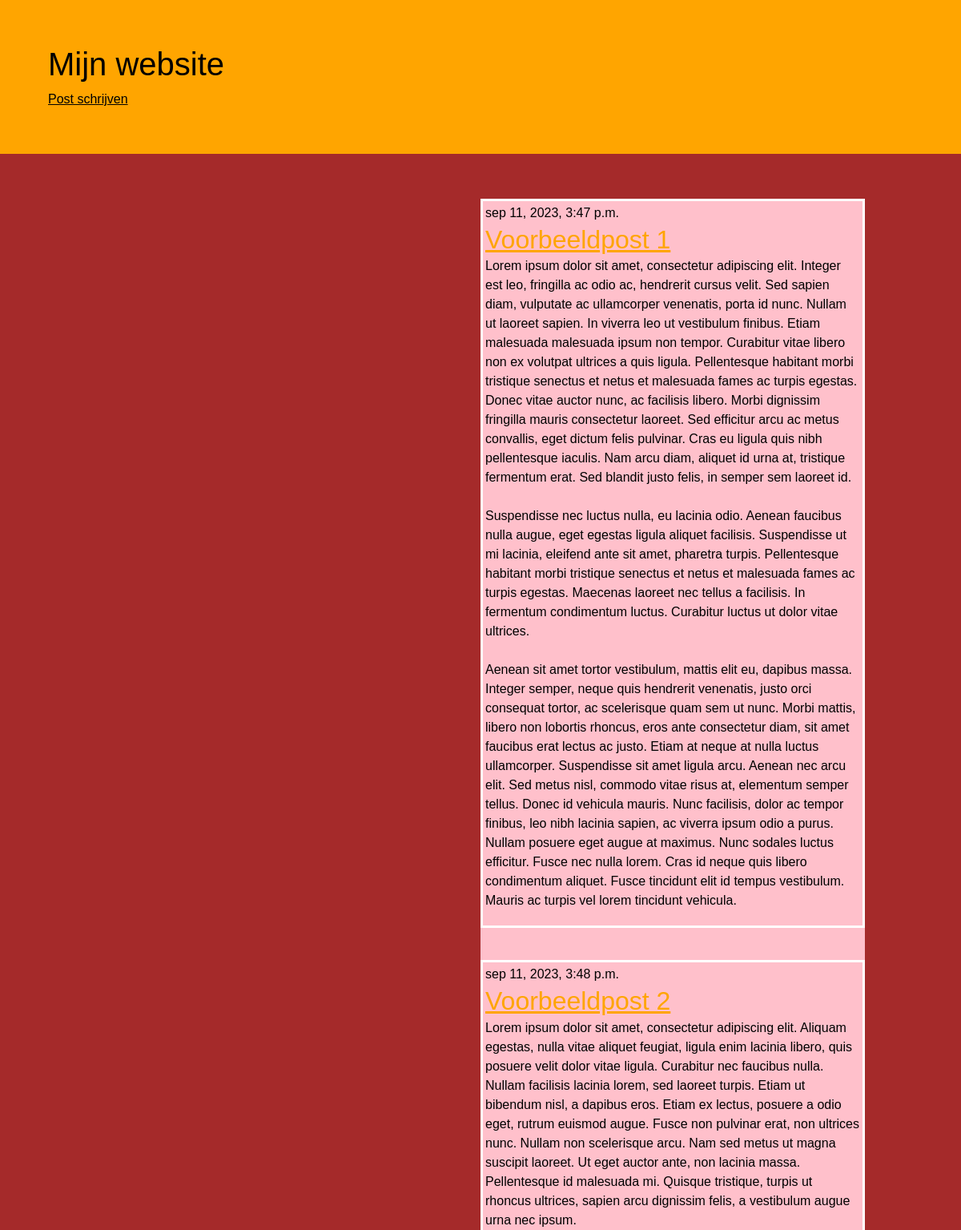
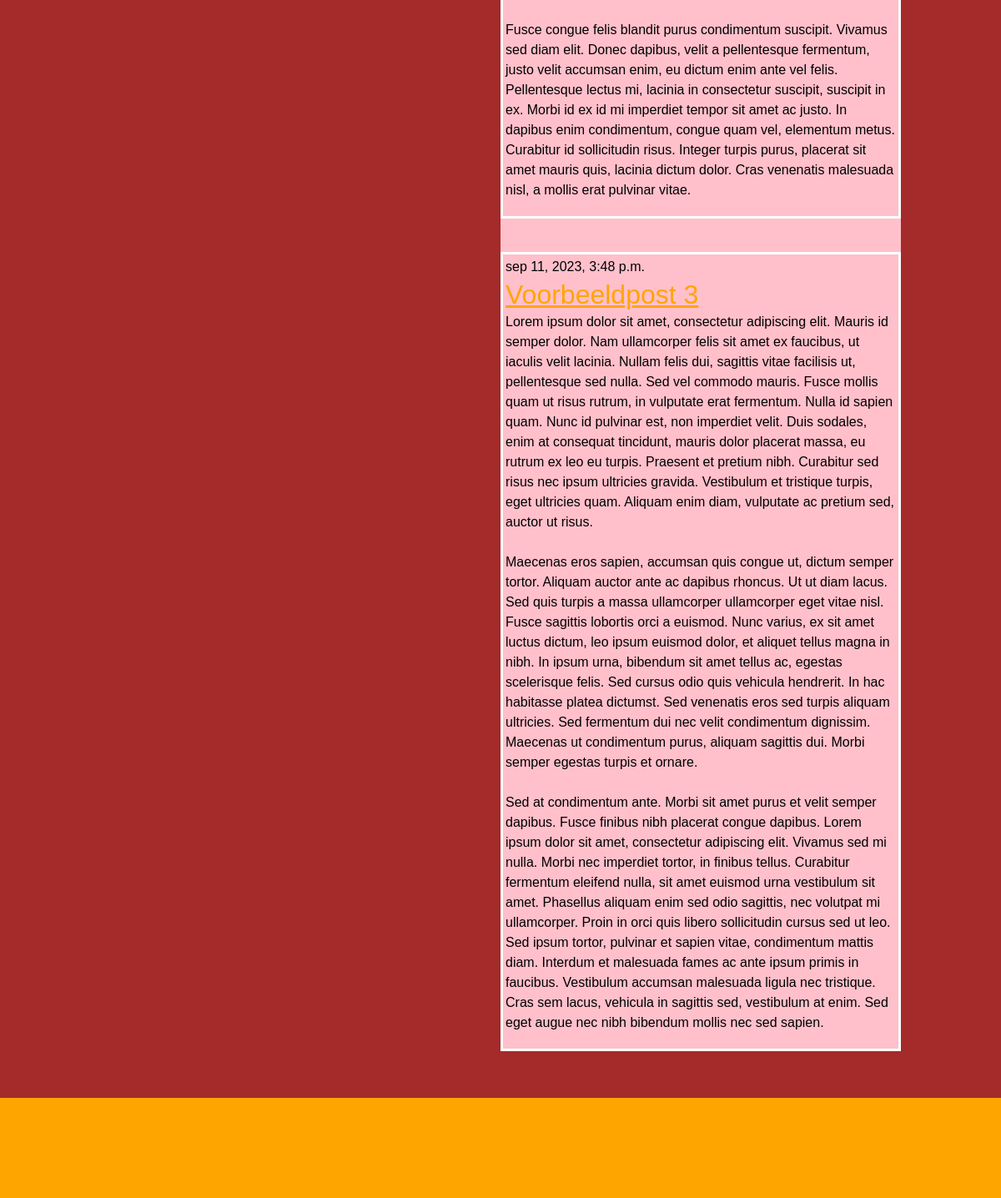
Before: / with the older database file (2 pictures, top to bottom).
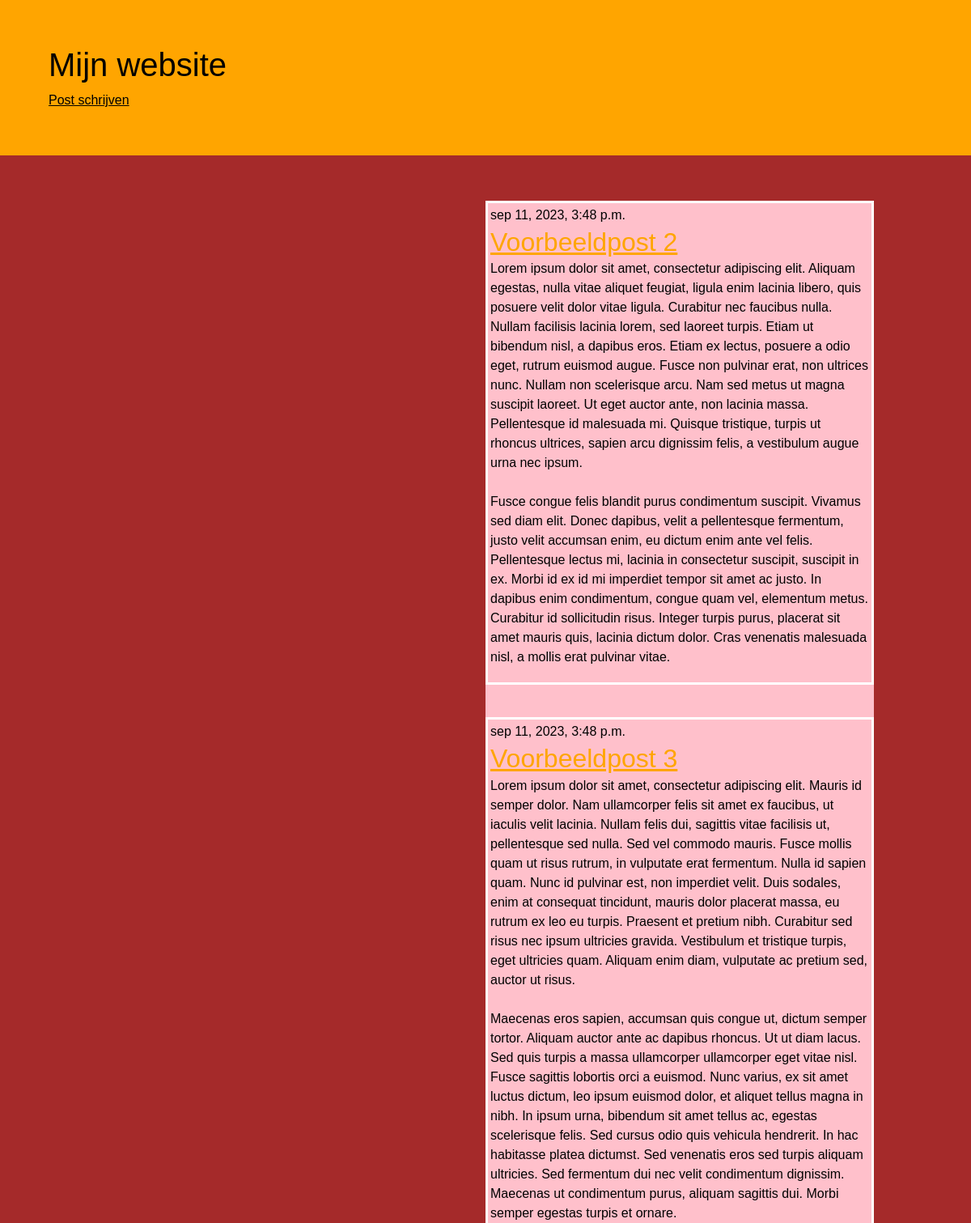
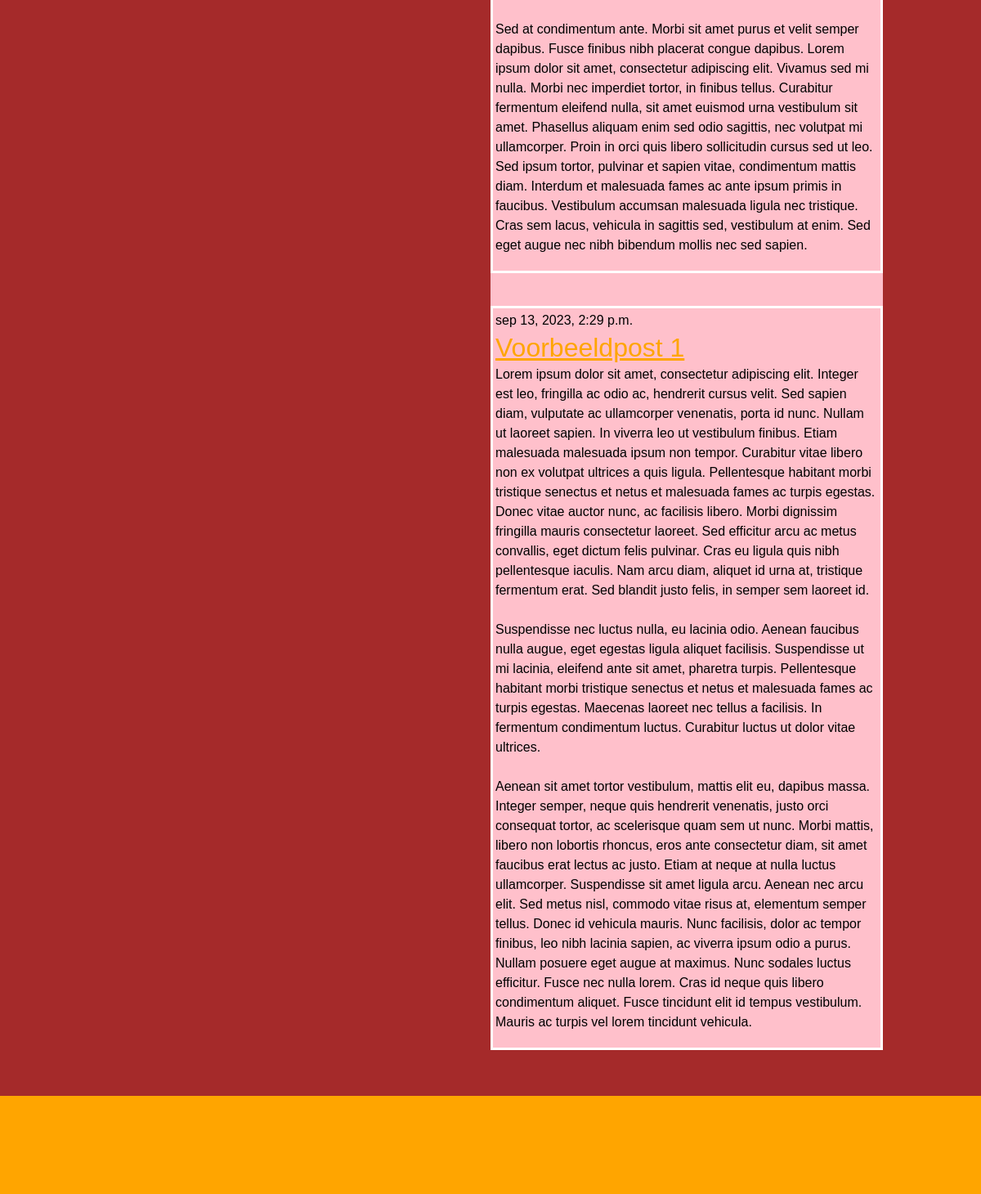
After: the same page with the newer database file (2 pictures, top to bottom).
### blog/models.py (models this page shows, shortened)
class Post(models.Model):
    author = models.ForeignKey(settings.AUTH_USER_MODEL, on_delete=models.CASCADE)
    title = models.CharField(max_length=200)
    text = models.TextField()
    created_date = models.DateTimeField(default=timezone.now)
    published_date = models.DateTimeField(blank=True, null=True)

### blog/views.py (the view)
# urls.py: path('', views.post_list, name='post_list'),
def post_list(request):
    posts = Post.objects.filter(published_date__lte=timezone.now()).order_by('published_date')
    return render(request, 'blog/post_list.html', {'posts': posts})

### blog/templates/blog/post_list.html
{% extends 'blog/base.html' %}
{% block inhoud %}
{% for post in posts %}
    <article class="post">
    <time class="date">
        {{post.published_date }}
    </time>
    <h2><a href="{% url 'post_inhoud' pk=post.pk %}" class="post-titel">{{post.title}}</a></h2>
    <p>{{post.text|linebreaksbr}}</p>
    </article>
{% endfor %}
{% endblock %}

### blog/templates/blog/base.html (shortened to what this page needs)
{% load static %}
<!DOCTYPE html>
<html lang="en" dir="ltr">
    <head>
        <link href="https://cdn.jsdelivr.net/npm/bootstrap@5.3.1/dist/css/bootstrap.min.css"
        rel="stylesheet"
>
        <link rel="stylesheet" href="{% static 'css/stijl.css' %}">
    </head>
    <body>
        <header>
            <h1>Mijn website</h1>
            <a href="{% url 'post_nieuw' %}" class="top-menu">Post schrijven</a>
        </header>
        <section class="artikelen-section">
            {% block inhoud %}
            {% endblock %}
        </section>
        <footer></footer>
    </body>
</html>

### blog/static/css/stijl.css (style rules this page uses)
* { margin: 0px; }
body { background-color: brown; color: black; font-family: Arial, Helvetica, sans-serif; }
header { background-color: orange; color: black; padding-top: 7vh; padding-bottom: 7vh; padding-left: 5%; }
a { color: black; }
.artikelen-section { background-color: pink; }
article { border: 3px solid white; padding: 3px; }
@media only screen and (min-width: 769px) { .artikelen-section { width: 40%; margin-top: 7vh; margin-bottom: 7vh; margin-left: 50%; } }
@media only screen and (min-width: 769px) { article { margin-bottom: 5vh; } }
h2 { margin: 2px 0px; }
.post-titel { color: orange; margin-top: 4px; margin-bottom: 4px; }
footer { background-color: orange; height: 15vh; width: 100%; }

Changed rows visible on the page:
removed Post: published_date "sep 11, 2023, 3:47 p.m.", title "Voorbeeldpost 1", text "Lorem ipsum dolor sit amet, consectetur adipiscing elit. Integer est leo, fringilla ac odio ac, hendrerit cursus velit. Sed sapien diam, vulputate ac ullamcorper venenatis, porta id nunc. Nullam ut laoreet sapien. In viverra leo ut vestibulum finibus. Etiam malesuada malesuada ipsum non tempor. Curabitur vitae libero non ex volutpat ultrices a quis ligula. Pellentesque habitant morbi tristique senectus et netus et malesuada fames ac turpis egestas. Donec vitae auctor nunc, ac facilisis libero. Morbi dignissim fringilla mauris consectetur laoreet. Sed efficitur arcu ac metus convallis, eget dictum felis pulvinar. Cras eu ligula quis nibh pellentesque iaculis. Nam arcu diam, aliquet id urna…"
added Post: published_date "sep 13, 2023, 2:29 p.m.", title "Voorbeeldpost 1", text "Lorem ipsum dolor sit amet, consectetur adipiscing elit. Integer est leo, fringilla ac odio ac, hendrerit cursus velit. Sed sapien diam, vulputate ac ullamcorper venenatis, porta id nunc. Nullam ut laoreet sapien. In viverra leo ut vestibulum finibus. Etiam malesuada malesuada ipsum non tempor. Curabitur vitae libero non ex volutpat ultrices a quis ligula. Pellentesque habitant morbi tristique senectus et netus et malesuada fames ac turpis egestas. Donec vitae auctor nunc, ac facilisis libero. Morbi dignissim fringilla mauris consectetur laoreet. Sed efficitur arcu ac metus convallis, eget dictum felis pulvinar. Cras eu ligula quis nibh pellentesque iaculis. Nam arcu diam, aliquet id urna…"
